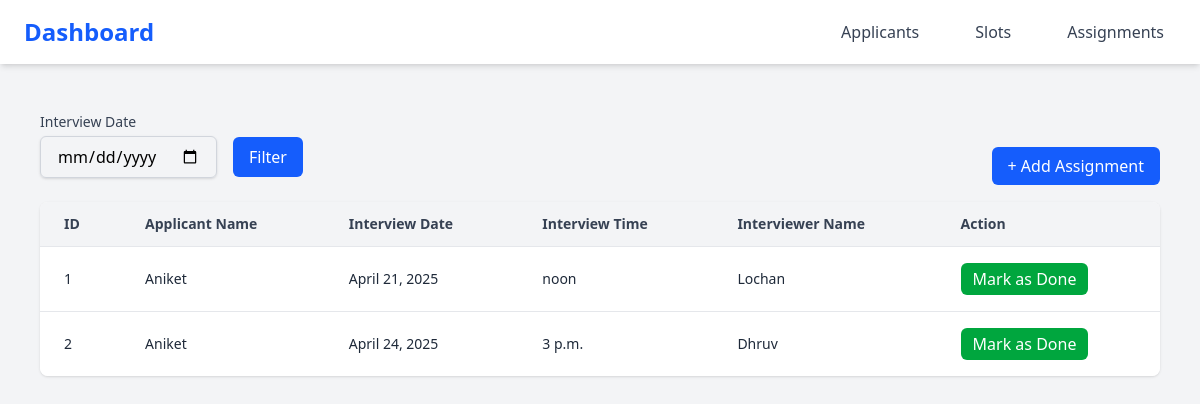
/assignments, run on an earlier commit of the app's database.
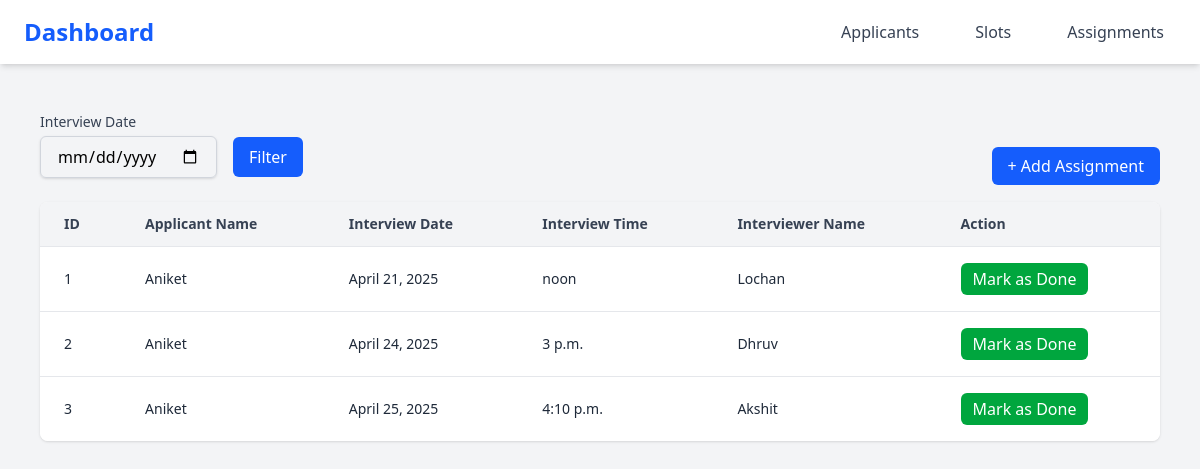
And on a later commit of the database.
### Interview_Scheduler_app/models.py (models this page shows)
class Assignment(models.Model):
    interview_slot=models.ForeignKey(InterviewSlot, on_delete=models.CASCADE)
    applicant=models.ForeignKey(Applicant, on_delete=models.CASCADE)

class Applicant(models.Model):
    name=models.CharField(max_length=100)
    email=models.EmailField()
    job_applied_for=models.CharField(max_length=100)

class InterviewSlot(models.Model):
    status_choices = [
        ("available","Available"),
        ("scheduled","Scheduled"),
        ("completed","Completed"),
        ("cancelled","Cancelled")
    ]
    date=models.DateField()
    time=models.TimeField()
    interviewer_name=models.CharField(max_length=100)
    job_role=models.CharField(max_length=100)
    status=models.CharField(max_length=20,choices=status_choices,default="available")

### Interview_Scheduler_app/views.py (the view)
# urls.py: path('assignments',views.assignments,name='assignments'),
def assignments(request):
    assignments=Assignment.objects.select_related('interview_slot','applicant')
    return render(request,'assignments.html',{"assignments":assignments})

### templates/assignments.html (shortened to what this page needs)
{% load static tailwind_tags %}
<!DOCTYPE html>
<html lang="en">
<head>
    {% tailwind_css %}
</head>
<body class="bg-gray-100 min-h-screen">
    <div class="mb-6">
        {% include 'templates/navbar.html' %}
    </div>
    <div class="max-w-6xl mx-auto px-4 py-6">
        <div class="flex flex-row justify-between items-end mb-6">
            <div>
                <label for="date" class="block text-sm font-medium text-gray-700 mb-1">Interview Date</label>
                <form method="GET" action="{% url 'filter_date' %}" class="flex flex-row gap-4 items-center">
                    <input type="date" name="date" id="date"
                           class="border border-gray-300 rounded-md shadow-sm px-4 py-2 focus:ring-blue-500 focus:border-blue-500"
                           value="{{ request.GET.date }}">
                    <button type="submit"
                            class="bg-blue-600 text-white px-4 py-2 rounded-md hover:bg-blue-700 transition">
                        Filter
                    </button>
                </form>
            </div>
            <div>
                <a href="{% url 'add_assignment' %}"
                   class="bg-blue-600 text-white px-4 py-2 rounded-md hover:bg-blue-700 transition">
                    + Add Assignment
                </a>
            </div>
        </div>
        <div class="overflow-x-auto bg-white rounded-lg shadow">
            <table class="min-w-full divide-y divide-gray-200 text-left">
                <thead class="bg-gray-100">
                    <tr>
                        <th class="px-6 py-3 text-sm font-semibold text-gray-700">ID</th>
                        <th class="px-6 py-3 text-sm font-semibold text-gray-700">Applicant Name</th>
                        <th class="px-6 py-3 text-sm font-semibold text-gray-700">Interview Date</th>
                        <th class="px-6 py-3 text-sm font-semibold text-gray-700">Interview Time</th>
                        <th class="px-6 py-3 text-sm font-semibold text-gray-700">Interviewer Name</th>
                        <th class="px-6 py-3 text-sm font-semibold text-gray-700">Action</th>
                    </tr>
                </thead>
                <tbody class="bg-white divide-y divide-gray-200">
                    {% for assignment in assignments %}
                    <tr class="hover:bg-gray-50">
                        <td class="px-6 py-4 text-sm text-gray-800">{{ assignment.id }}</td>
                        <td class="px-6 py-4 text-sm text-gray-800">{{ assignment.applicant.name }}</td>
                        <td class="px-6 py-4 text-sm text-gray-800">{{ assignment.interview_slot.date }}</td>
                        <td class="px-6 py-4 text-sm text-gray-800">{{ assignment.interview_slot.time }}</td>
                        <td class="px-6 py-4 text-sm text-gray-800">{{ assignment.interview_slot.interviewer_name }}</td>
                        <td class="px-6 py-4">
                            <form method="POST" action="{% url 'update_slot' assignment.interview_slot.id %}">
                                <button type="submit"
                                        class="bg-green-600 text-white px-3 py-1 rounded-md hover:bg-green-700 transition">
                                    Mark as Done
                                </button>
                            </form>
                        </td>
                    </tr>
                    {% empty %}
                    <tr>
                        <td colspan="6" class="px-6 py-4 text-center text-gray-500">
                            No assignments found.
                        </td>
                    </tr>
                    {% endfor %}
                </tbody>
            </table>
        </div>
    </div>
</body>
</html>

What changed in the data, as far as the page shows it:
added Assignment: id "3", applicant.name "Aniket", interview_slot "April 25, 2025", interview_slot.time "4:10 p.m.", interview_slot.interviewer_name "Akshit"
